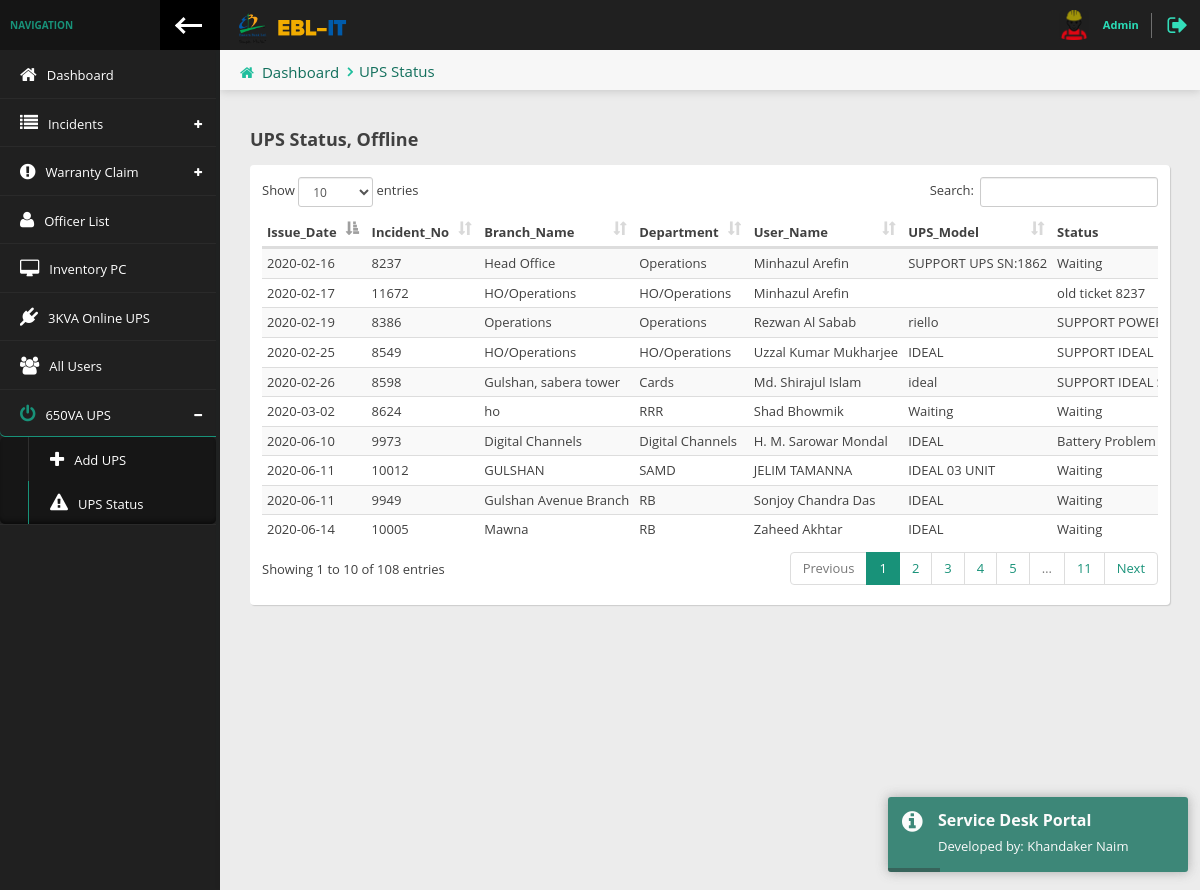
The app's page /wp-admin/incident_ups.php (signed in) with its own data.
### tables this page shows
CREATE TABLE `inventory_offline_ups` (
  `Ref_ID` int(10) NOT NULL,
  `Issue_Date` date DEFAULT NULL,
  `Follow_Up` varchar(30) NOT NULL,
  `Incident_No` varchar(30) NOT NULL,
  `Branch_Name` varchar(30) NOT NULL,
  `Department` varchar(30) NOT NULL,
  `User_Name` varchar(30) NOT NULL,
  `UPS_Model` varchar(30) NOT NULL,
  `UPS_Serial` varchar(30) NOT NULL,
  `Status` varchar(30) NOT NULL,
  `Problem_Description` varchar(100) NOT NULL,
  `Delivery_Date` date DEFAULT NULL,
  `Remarks` varchar(30) NOT NULL,
  `Is_Repaired` varchar(30) NOT NULL,
  `Mail_Sent` varchar(30) NOT NULL
);

### wp-admin/incident_ups.php (the view, shortened to what this page needs)
<?php require_once 'header.php'; ?>
    <div class="content-header">
        <div class="leftside-content-header">
            <ul class="breadcrumbs">
                <li><i class="fa fa-home" aria-hidden="true"></i><a href="index.php">Dashboard</a></li>
                <li><a href="javascript:avoid(0)">UPS Status</a></li>
            </ul>
        </div>
    </div>
    <div class="row animated fadeInUp">
        <div class="col-sm-12">
            <h4 class="section-subtitle"><b>UPS Status, Offline</b></h4>
            <div class="panel">
                <div class="panel-content">
                    <div class="table-responsive">
                        <table id="basic-table" class="data-table table table-striped nowrap table-hover" cellspacing="0" width="100%">
                            <thead>
                            <tr>
                                <th>Issue_Date</th>
                                <th>Incident_No</th>
                                <th>Branch_Name</th>
                                <th>Department</th>
                                <th>User_Name</th>
                                <th>UPS_Model</th>
                                <th>Status</th>
                            </tr>
                            </thead>
                            <tbody>
                            <?php
                            $result = mysqli_query($con, "SELECT * FROM inventory_offline_ups");
                            while ($row = mysqli_fetch_assoc($result)){
                                ?>
                                <tr>
                                    <td><?= $row['Issue_Date'] ?></td>
                                    <td><?= $row['Incident_No'] ?></td>
                                    <td><?= $row['Branch_Name'] ?></td>
                                    <td><?= $row['Department'] ?></td>
                                    <td><?= $row['User_Name'] ?></td>
                                    <td><?= $row['UPS_Model'] ?></td>
                                    <td><?= $row['Status'] ?></td>
                                </tr>
                                <?php
                            }
                            ?>
                            </tbody>
                        </table>
                    </div>
                </div>
            </div>
        </div>
    </div>
<?php require_once 'footer.php'; ?>

### wp-admin/header.php (shortened to what this page needs)
<?php
$page = explode('/', $_SERVER['PHP_SELF']);
$page = end($page);
?>
<!DOCTYPE html>
<html lang="en" class="fixed left-sidebar-top">
<head>
    <link href="vendor/pace/pace-theme-minimal.css" rel="stylesheet" />
    <link rel="stylesheet" href="vendor/bootstrap/css/bootstrap.css">
    <link rel="stylesheet" href="vendor/font-awesome/css/font-awesome.css">
    <link rel="stylesheet" href="vendor/animate.css/animate.css">
    <link rel="stylesheet" href="vendor/toastr/toastr.min.css">
    <link rel="stylesheet" href="vendor/magnific-popup/magnific-popup.css">
    <link rel="stylesheet" href="vendor/data-table/media/css/dataTables.bootstrap.min.css">
    <link rel="stylesheet" href="vendor/select2/css/select2.min.css">
    <link rel="stylesheet" href="vendor/select2/css/select2-bootstrap.min.css">
    <link rel="stylesheet" href="vendor/bootstrap_time-picker/css/timepicker.css">
    <link rel="stylesheet" href="vendor/bootstrap_color-picker/css/bootstrap-colorpicker.min.css">
    <link rel="stylesheet" href="vendor/bootstrap_date-picker/css/bootstrap-datepicker3.min.css">
    <link rel="stylesheet" href="stylesheets/css/style.css">
</head>
<body>
<div class="wrap">
    <div class="page-header">
        <div class="leftside-header">
            <div class="logo">
                <a href="index.php" class="on-click">
                    <img alt="logo" src="images/header-logo.png" />
                </a>
            </div>
        </div>
        <div class="rightside-header">
            <div class="header-section" id="user-headerbox">
                <div class="user-header-wrap">
                    <div class="user-photo">
                        <img alt="profile photo" src="images/engineer.png" />
                    </div>
                    <div class="user-info">
                        <span class="user-profile">Admin</span>
                    </div>
                </div>
            </div>
            <div class="header-section">
                <a href="logout.php" data-toggle="tooltip" data-placement="left" title="Logout"><i class="fa fa-sign-out log-out" aria-hidden="true"></i></a>
            </div>
        </div>
    </div>
    <div class="page-body">
        <div class="left-sidebar">
            <div class="left-sidebar-header">
                <div class="left-sidebar-title">NAVIGATION</div>
                <div class="left-sidebar-toggle c-hamburger c-hamburger--htla hidden-xs" data-toggle-class="left-sidebar-collapsed" data-target="html">
                    <span></span>
                </div>
            </div>
            <div id="left-nav" class="nano">
                <div class="nano-content">
                    <nav>
                        <ul class="nav nav-left-lines" id="main-nav">
                            <li class="<?= $page == 'index.php' ? 'active-item':'' ?>"><a href="index.php"><i class="fa fa-home" aria-hidden="true"></i><span>Dashboard</span></a></li>
                            <li class="has-child-item close-item <?= $page == 'all-incidents.php' ? 'open-item':'' ?><?= $page == 'new-incident.php' ? 'open-item':'' ?>">
                                <a><i class="fa fa-list" aria-hidden="true"></i><span>Incidents</span></a>
                            </li>
                            <li class="has-child-item close-item <?= $page == 'add_claim.php' ? 'open-item':'' ?><?= $page == 'warranty_claim_page.php' ? 'open-item':'' ?>">
                                <a><i class="fa fa-exclamation-circle" aria-hidden="true"></i><span>Warranty Claim</span></a>
                            </li>
                            <li class="<?= $page == 'officer_page.php' ? 'active-item':'' ?>"><a href="officer_page.php"><i class="fa fa-user" aria-hidden="true"></i><span>Officer List</span></a></li>
                            <li class="<?= $page == 'inventory_page.php' ? 'active-item':'' ?>"><a href="inventory_page.php"><i class="fa fa-desktop" aria-hidden="true"></i><span>Inventory PC</span></a></li>
                            <li class="<?= $page == 'online_ups_page.php' ? 'active-item':'' ?>"><a href="online_ups_page.php"><i class="fa fa-plug" aria-hidden="true"></i><span>3KVA Online UPS</span></a></li>
                            <li class="<?= $page == 'all_users.php' ? 'active-item':'' ?>"><a href="all_users.php"><i class="fa fa-group" aria-hidden="true"></i><span>All Users</span></a></li>
                            <li class="has-child-item close-item <?= $page == 'incident_add_ups.php' ? 'open-item':'' ?><?= $page == 'incident_ups.php' ? 'open-item':'' ?>">
                                <a><i class="fa fa-power-off" aria-hidden="true"></i><span>650VA UPS</span></a>
                                <ul class="nav child-nav level-1">
                                    <li class="<?= $page == 'incident_add_ups.php' ? 'active-item':'' ?>"><a href="incident_add_ups.php"><i class="fa fa-plus" aria-hidden="true"></i><span>Add UPS</span></a></li>
                                    <li class="<?= $page == 'incident_ups.php' ? 'active-item':'' ?>"><a href="incident_ups.php"><i class="fa fa-exclamation-triangle" aria-hidden="true"></i><span>UPS Status</span></a></li>
                                </ul>
                            </li>
                        </ul>
                    </nav>
                </div>
            </div>
        </div>
        <div class="content">

### wp-admin/footer.php (shortened to what this page needs)
</div>
</div>
</div>
</body>
</html>

### records on screen
inventory_offline_ups: Issue_Date "2020-02-26", Incident_No "8598", Branch_Name "Gulshan, sabera tower", Department "Cards", User_Name "Md. Shirajul Islam", UPS_Model "ideal", Status "SUPPORT IDEAL…"
inventory_offline_ups: Issue_Date "2020-06-14", Incident_No "10005", Branch_Name "Mawna", Department "RB", User_Name "Zaheed Akhtar", UPS_Model "IDEAL", Status "Waiting"
inventory_offline_ups: Issue_Date "2020-06-11", Incident_No "10012", Branch_Name "GULSHAN", Department "SAMD", User_Name "JELIM TAMANNA", UPS_Model "IDEAL 03 UNIT", Status "Waiting"
inventory_offline_ups: Issue_Date "2020-06-10", Incident_No "9973", Branch_Name "Digital Channels", Department "Digital Channels", User_Name "H. M. Sarowar Mondal", UPS_Model "IDEAL", Status "Battery Problem"
inventory_offline_ups: Issue_Date "2020-06-11", Incident_No "9949", Branch_Name "Gulshan Avenue Branch", Department "RB", User_Name "Sonjoy Chandra Das", UPS_Model "IDEAL", Status "Waiting"
inventory_offline_ups: Issue_Date "2020-02-25", Incident_No "8549", Branch_Name "HO/Operations", Department "HO/Operations", User_Name "Uzzal Kumar Mukharjee", UPS_Model "IDEAL", Status "SUPPORT IDEAL…"
inventory_offline_ups: Issue_Date "2020-03-02", Incident_No "8624", Branch_Name "ho", Department "RRR", User_Name "Shad Bhowmik", UPS_Model "Waiting", Status "Waiting"
inventory_offline_ups: Issue_Date "2020-02-16", Incident_No "8237", Branch_Name "Head Office", Department "Operations", User_Name "Minhazul Arefin", UPS_Model "SUPPORT UPS SN:1862", Status "Waiting"
inventory_offline_ups: Issue_Date "2020-02-17", Incident_No "11672", Branch_Name "HO/Operations", Department "HO/Operations", User_Name "Minhazul Arefin", Status "old ticket 8237"
inventory_offline_ups: Issue_Date "2020-02-19", Incident_No "8386", Branch_Name "Operations", Department "Operations", User_Name "Rezwan Al Sabab", UPS_Model "riello", Status "SUPPORT…"
